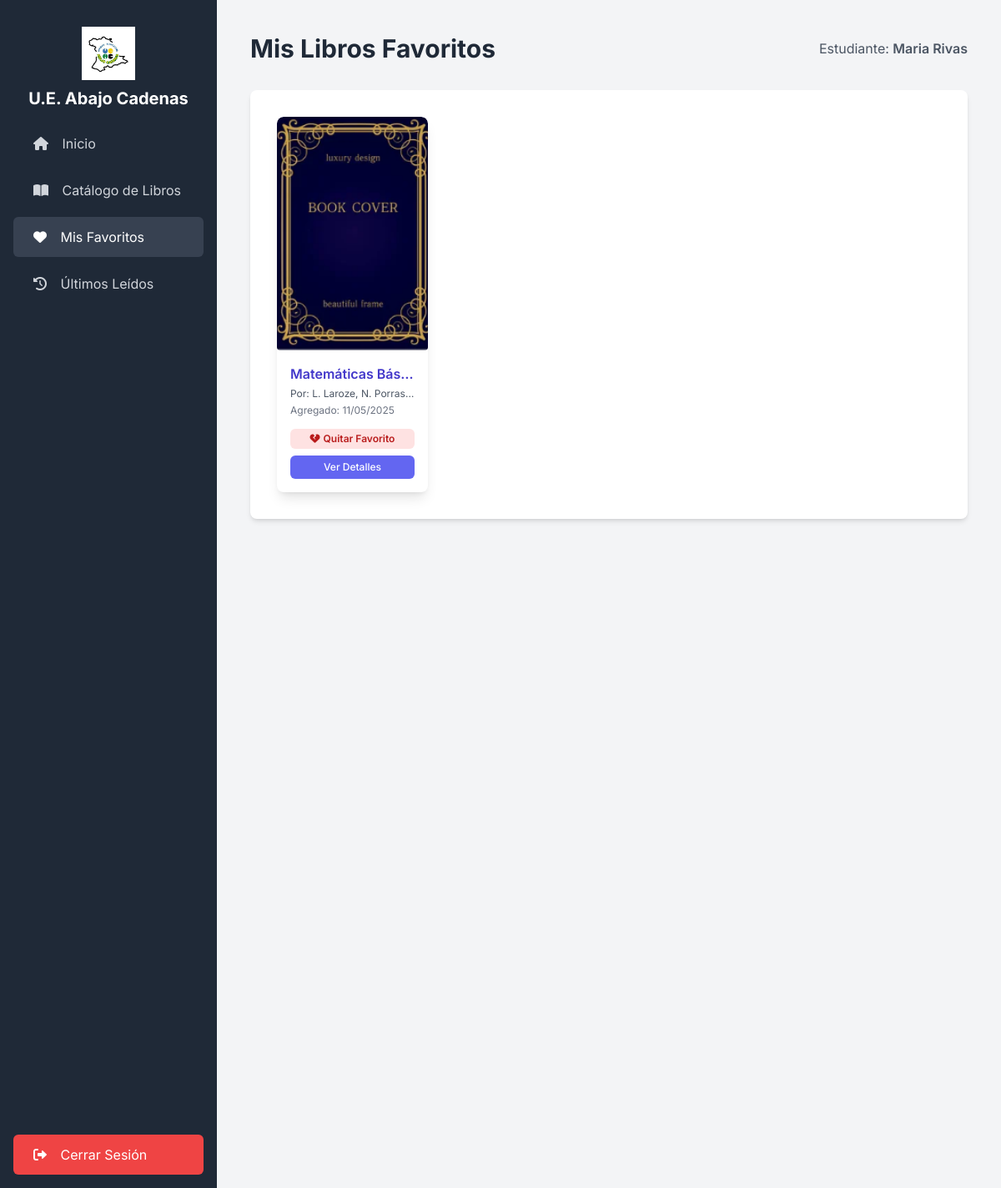
/estudiante/favoritos.php (signed in), run on the app's committed database.
### tables this page shows
CREATE TABLE `libros` (
  `id` int(11) NOT NULL,
  `titulo` varchar(255) NOT NULL,
  `autor` varchar(255) DEFAULT NULL,
  `editorial` varchar(255) DEFAULT NULL,
  `descripcion` text DEFAULT NULL,
  `categoria_id` int(11) DEFAULT NULL,
  `ruta_archivo_pdf` varchar(255) NOT NULL,
  `ruta_portada_img` varchar(255) DEFAULT NULL,
  `subido_por_usuario_id` int(11) DEFAULT NULL,
  `fecha_subida` timestamp NOT NULL DEFAULT current_timestamp(),
  `palabras_clave` text DEFAULT NULL,
  `ano_publicacion` int(4) DEFAULT NULL,
  `cantidad_disponible` int(11) DEFAULT 1,
  `visualizaciones` int(11) DEFAULT 0,
  `descargas` int(11) DEFAULT 0
);

CREATE TABLE `favoritos` (
  `id` int(11) NOT NULL,
  `usuario_id` int(11) NOT NULL,
  `libro_id` int(11) NOT NULL,
  `fecha_agregado` timestamp NOT NULL DEFAULT current_timestamp()
);

### estudiante/favoritos.php (the view, shortened to what this page needs)
<?php
require_once '../db_config.php';
$estudiante_id = $_SESSION['user_id'];
$estudiante_nombre = htmlspecialchars($_SESSION["nombre_completo"] ?? $_SESSION["username"]);
$pagina_actual = basename($_SERVER['PHP_SELF']);
$favoritos = [];
$sql_favoritos = "SELECT l.id, l.titulo, l.autor, l.ruta_portada_img, l.descripcion, c.nombre as nombre_categoria, f.fecha_agregado
                  FROM libros l
                  JOIN favoritos f ON l.id = f.libro_id
                  LEFT JOIN categorias c ON l.categoria_id = c.id
                  WHERE f.usuario_id = ?
                  ORDER BY f.fecha_agregado DESC";
if ($stmt = $mysqli->prepare($sql_favoritos)) {
    $stmt->bind_param("i", $estudiante_id);
    $stmt->execute();
    $result = $stmt->get_result();
    while ($row = $result->fetch_assoc()) {
        $favoritos[] = $row;
    }
} else {
    error_log("Error al preparar consulta de favoritos: " . $mysqli->error);
}
?>
<!DOCTYPE html>
<html lang="es">
<head>
    <script src="https://cdn.tailwindcss.com"></script>
    <link rel="stylesheet" href="https://cdnjs.cloudflare.com/ajax/libs/font-awesome/6.0.0-beta3/css/all.min.css">
</head>
<body class="bg-gray-100">
    <div class="flex h-screen">
        <aside id="sidebar" class="sidebar text-gray-300 p-4 flex flex-col fixed md:static h-full z-40">
            <div class="text-center py-4">
                <a href="dashboard_estudiante.php" class="inline-block">
                    <img src="../logo.png" alt="Logo Biblioteca Abajo Cadenas" class="h-16 mx-auto mb-2">
                    <span class="text-xl font-bold text-white">U.E. Abajo Cadenas</span>
                </a>
            </div>
            <nav class="flex-grow space-y-2">
                <a href="dashboard_estudiante.php" class="sidebar-link <?php echo ($pagina_actual == 'dashboard_estudiante.php') ? 'active' : ''; ?>"><i class="fas fa-home"></i> Inicio</a>
                <a href="../catalogo.php" class="sidebar-link"><i class="fas fa-book-open"></i> Catálogo de Libros</a>
                <a href="favoritos.php" class="sidebar-link <?php echo ($pagina_actual == 'favoritos.php') ? 'active' : ''; ?>"><i class="fas fa-heart"></i> Mis Favoritos</a>
                <a href="ultimos_leidos.php" class="sidebar-link <?php echo ($pagina_actual == 'ultimos_leidos.php') ? 'active' : ''; ?>"><i class="fas fa-history"></i> Últimos Leídos</a>
            </nav>
            <div class="mt-auto pt-2">
                <a href="../logout.php" class="sidebar-link bg-red-500 hover:bg-red-600 text-white"><i class="fas fa-sign-out-alt"></i> Cerrar Sesión</a>
            </div>
        </aside>
        <main class="flex-1 p-6 md:p-10 overflow-y-auto">
            <header class="flex justify-between items-center mb-8">
                <h1 class="text-3xl font-bold text-gray-800">Mis Libros Favoritos</h1>
                 <div class="text-right">
                    <p class="text-gray-600">Estudiante: <span class="font-semibold"><?php echo $estudiante_nombre; ?></span></p>
                </div>
            </header>
            <div class="bg-white p-8 rounded-lg shadow-md">
                <?php if (empty($favoritos)): ?>
                    <p class="text-gray-600 text-center py-10">Aún no has añadido ningún libro a tus favoritos. <a href="../catalogo.php" class="text-indigo-600 hover:underline">Explora el catálogo</a>.</p>
                <?php else: ?>
                    <div class="grid grid-cols-1 sm:grid-cols-2 md:grid-cols-3 lg:grid-cols-4 gap-6">
                        <?php foreach ($favoritos as $libro): ?>
                            <div class="book-card bg-white rounded-lg shadow-lg overflow-hidden">
                                <a href="../detalle_libro.php?id=<?php echo $libro['id']; ?>">
                                    <img src="<?php echo !empty($libro['ruta_portada_img']) ? htmlspecialchars($libro['ruta_portada_img']) : '../cover.png'; ?>"
                                         alt="Portada de <?php echo htmlspecialchars($libro['titulo']); ?>" class="book-cover-catalog rounded-t-lg"
                                         onerror="this.onerror=null; this.src='../cover.png';">
                                </a>
                                <div class="p-4 book-card-content">
                                    <div>
                                        <h3 class="text-md font-semibold text-indigo-700 mb-1 truncate" title="<?php echo htmlspecialchars($libro['titulo']); ?>"><?php echo htmlspecialchars($libro['titulo']); ?></h3>
                                        <p class="text-xs text-gray-600 mb-1 truncate">Por: <?php echo htmlspecialchars($libro['autor']); ?></p>
                                        <p class="text-xs text-gray-500">Agregado: <?php echo htmlspecialchars(date("d/m/Y", strtotime($libro['fecha_agregado']))); ?></p>
                                    </div>
                                    <div class="mt-3 space-y-2">
                                        <form action="../procesar_favorito.php" method="POST">
                                            <button type="submit" class="w-full text-xs bg-red-100 hover:bg-red-200 text-red-700 font-semibold py-1 px-2 rounded-md transition duration-150 ease-in-out"><i class="fas fa-heart-broken mr-1"></i>Quitar Favorito</button>
                                        </form>
                                        <a href="../detalle_libro.php?id=<?php echo $libro['id']; ?>" class="block w-full text-center bg-indigo-500 hover:bg-indigo-600 text-white font-medium py-1.5 px-3 rounded-md text-xs transition-colors">Ver Detalles</a>
                                    </div>
                                </div>
                            </div>
                        <?php endforeach; ?>
                    </div>
                <?php endif; ?>
            </div>
        </main>
    </div>
</body>
</html>

### estudiante/favoritos.php (style rules this page uses)
body { font-family: 'Inter', sans-serif; }
.sidebar { width: 260px; transition: transform 0.3s ease-in-out; background-color: #1F2937; }
.sidebar-link { display: block; padding: 0.75rem 1.5rem; border-radius: 0.375rem; transition: background-color 0.2s ease, color 0.2s ease; color: #D1D5DB; }
.sidebar-link:hover, .sidebar-link.active { background-color: #374151; color: white; }
.sidebar-link i { margin-right: 0.75rem; }
.book-card { display: flex; flex-direction: column; height: 100%; }
.book-card-content { flex-grow: 1; display: flex; flex-direction: column; justify-content: space-between; }
.book-cover-catalog { width: 100%; height: 280px; object-fit: cover; border-radius: 0.25rem; }

### data on the page
libros: titulo "Matemáticas Bás…", autor "L. Laroze, N. Porras…", favoritos.fecha_agregado "11/05/2025"

### other printed values
$estudiante_nombre "Maria Rivas"
